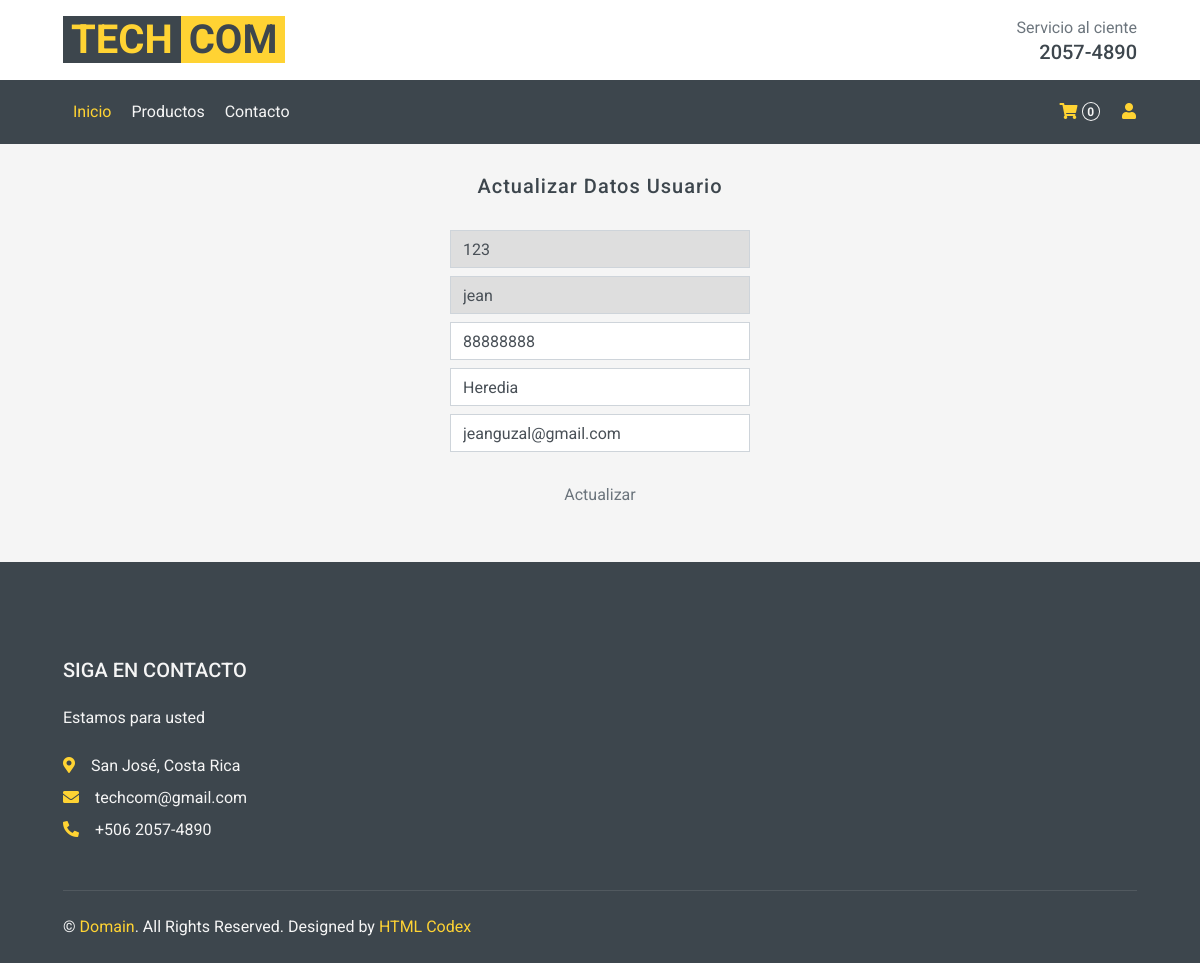
Before: /Views/mantUsuariosEditar.php?q=5 (signed in) with the older database file.
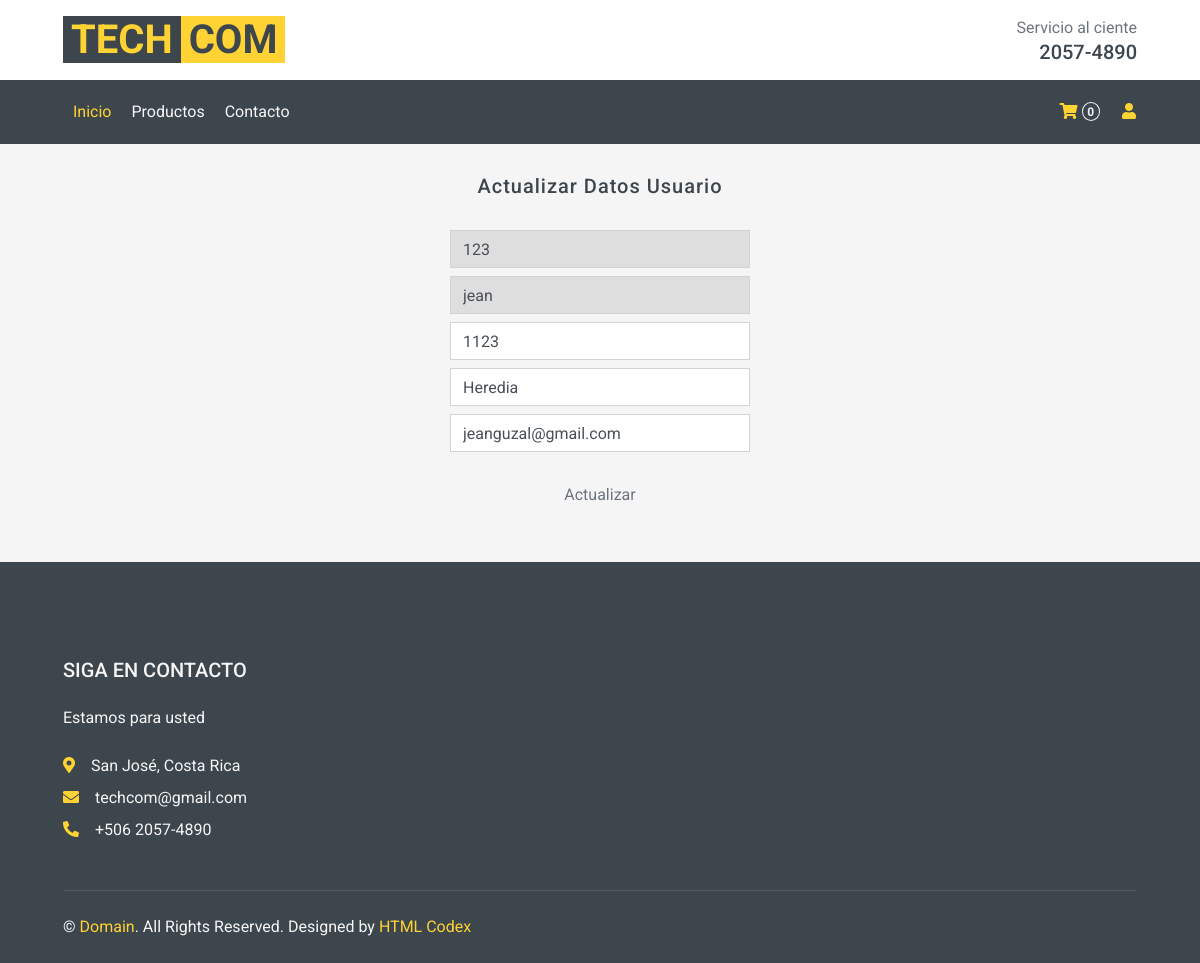
After: the same page with the newer database file.
### tables this page shows
CREATE TABLE `usuarios` (
  `IDUsuario` int(11) NOT NULL,
  `Identificacion` varchar(30) NOT NULL,
  `Nombre` varchar(100) NOT NULL,
  `Telefono` varchar(30) NOT NULL,
  `Direccion` varchar(300) NOT NULL,
  `Correo` varchar(50) NOT NULL,
  `Contrasenna` varchar(25) NOT NULL,
  `Admin` bit(1) NOT NULL
);

### Models/usuarioModel.php (called while the page is built, shortened)
<?php
    function ConsultarUsuarioM($idUsuario)
    {
        $enlace = OpenBD();
        $sentecia = "CALL ConsultarUsuario('$idUsuario')";
        $respuesta = $enlace -> query($sentecia);
        return $respuesta;
    }
?>

### Controllers/usuarioController.php (called while the page is built, shortened)
<?php
    include_once "../Models/usuarioModel.php";
    function ConsultarUsuario($idUsuario)
    {
        $respuesta = ConsultarUsuarioM($idUsuario);
        return mysqli_fetch_array($respuesta);
    }
?>

### Views/mantUsuariosEditar.php (the view, shortened to what this page needs)
<?php
    include_once "../Controllers/usuarioController.php";
    include_once "layout.php";
    $valorQ = $_GET["q"];
    $datos = ConsultarUsuario($valorQ);
?>
<!DOCTYPE html>
<html lang="en">
<head>
</head>
<body>
    <div class="container-fluid">
        <div class="row align-items-center bg-light py-3 px-xl-5 d-none d-lg-flex">
            <div class="col-lg-6">
                <a href="inicio.php" class="text-decoration-none">
                    <span class="h1 text-uppercase text-primary bg-dark px-2">Tech</span>
                    <span class="h1 text-uppercase text-dark bg-primary px-2 ml-n1">com</span>
                </a>
            </div>
            <div class="col-lg-6 col-6 text-right">
                <p class="m-0">Servicio al ciente</p>
                <h5 class="m-0">2057-4890</h5>
            </div>
        </div>
    </div>
    <div class="container-fluid bg-dark mb-30">
        <div class="row px-xl-5">
            <div class="col-lg-12">
                <nav class="navbar navbar-expand-lg bg-dark navbar-dark py-3 py-lg-0 px-0">
                    <div class="collapse navbar-collapse justify-content-between" id="navbarCollapse">
                        <div class="navbar-nav mr-auto py-0">
                            <a href="inicio.php" class="nav-item nav-link active">Inicio</a>
                            <a href="shop.php" class="nav-item nav-link">Productos</a>
                            <a href="contacto.php" class="nav-item nav-link">Contacto</a>
                        </div>
                        <div class="navbar-nav ml-auto py-0 d-none d-lg-block">
                            <a href="cart.php" class="btn px-0 ml-3">
                                <i class="fas fa-shopping-cart text-primary"></i>
                                <span class="badge text-secondary border border-secondary rounded-circle"
                                    style="padding-bottom: 2px;">0</span>
                            </a>
                            <a href="userOn.php" class="btn px-0 ml-3">
                                <i class="fas fa-user text-primary"></i>
                            </a>
                        </div>
                    </div>
                </nav>
            </div>
        </div>
    </div>
    <form role="form" class="text-center mx-auto" style="max-width: 25%;" action="" method="post">
<h5 class="fw-normal mb-3 pb-3" style="letter-spacing: 1px;">Actualizar Datos Usuario</h5>
<div class="input-group input-group-outline my-2">
    <input id="txtIdentificacion" required name="txtIdentificacion" disabled="disabled"
    type="text" class="form-control" placeholder="Identificación" style="background-color:#DEDEDE"
    value="<?php echo $datos["Identificacion"] ?>">
</div>
<div class="input-group input-group-outline my-2">
    <input id="txtNombre" required name="txtNombre"
    type="text" class="form-control" placeholder="Nombre" style="background-color:#DEDEDE"
    value="<?php echo $datos["Nombre"] ?>">
</div>
<div class="input-group input-group-outline my-2">
    <input id="txtTelefono" required name="txtTelefono" type="text" class="form-control" placeholder="Teléfono"
    value="<?php echo $datos["Telefono"] ?>">
</div>
<div class="input-group input-group-outline my-2">
    <input id="txtDireccion" required name="txtDireccion" type="text" class="form-control" placeholder="Dirección"
    value="<?php echo $datos["Direccion"] ?>">
</div>
<div class="input-group input-group-outline my-2">
    <input id="txtCorreo" required name="txtCorreo" type="email" class="form-control" placeholder="Correo"
    value="<?php echo $datos["Correo"] ?>">
</div>
<div class="text-center my-4">
    <button id="btnActualizarAdm" name="btnActualizarAdm" type="submit" class="btn bg-gradient-primary w-100">Actualizar</button>
</div>
</form>
</body>
</html>

Changed rows visible on the page:
changed usuarios "jean": txtTelefono "88888888" → "1123"
